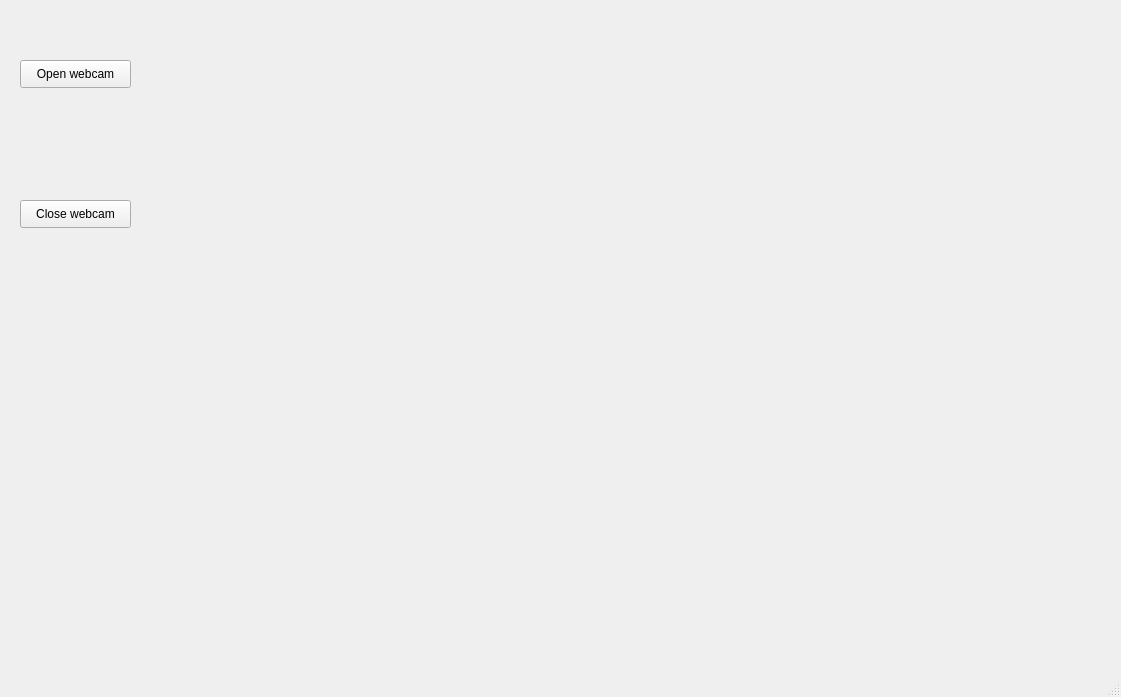
<?xml version="1.0" encoding="UTF-8"?>
<ui version="4.0">
 <class>MainWindow</class>
 <widget class="QMainWindow" name="MainWindow">
  <property name="geometry">
   <rect>
    <x>0</x>
    <y>0</y>
    <width>1121</width>
    <height>697</height>
   </rect>
  </property>
  <property name="windowTitle">
   <string>MainWindow</string>
  </property>
  <widget class="QWidget" name="centralwidget">
   <widget class="QPushButton" name="Open">
    <property name="geometry">
     <rect>
      <x>20</x>
      <y>60</y>
      <width>111</width>
      <height>28</height>
     </rect>
    </property>
    <property name="text">
     <string>Open webcam</string>
    </property>
   </widget>
   <widget class="QPushButton" name="Close">
    <property name="geometry">
     <rect>
      <x>20</x>
      <y>200</y>
      <width>111</width>
      <height>28</height>
     </rect>
    </property>
    <property name="text">
     <string>Close webcam</string>
    </property>
   </widget>
   <widget class="QLabel" name="Label">
    <property name="geometry">
     <rect>
      <x>214</x>
      <y>45</y>
      <width>761</width>
      <height>431</height>
     </rect>
    </property>
    <property name="text">
     <string/>
    </property>
   </widget>
  </widget>
  <widget class="QMenuBar" name="menubar">
   <property name="geometry">
    <rect>
     <x>0</x>
     <y>0</y>
     <width>1121</width>
     <height>26</height>
    </rect>
   </property>
  </widget>
  <widget class="QStatusBar" name="statusbar"/>
 </widget>
 <resources/>
 <connections/>
</ui>
